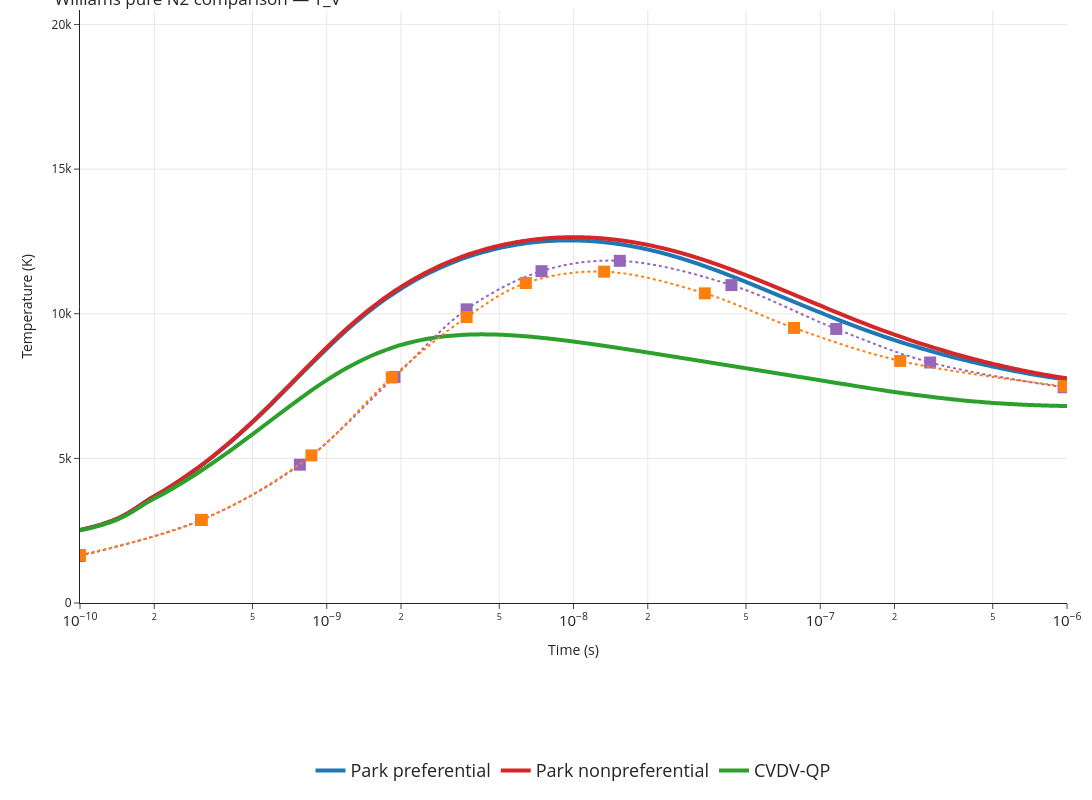
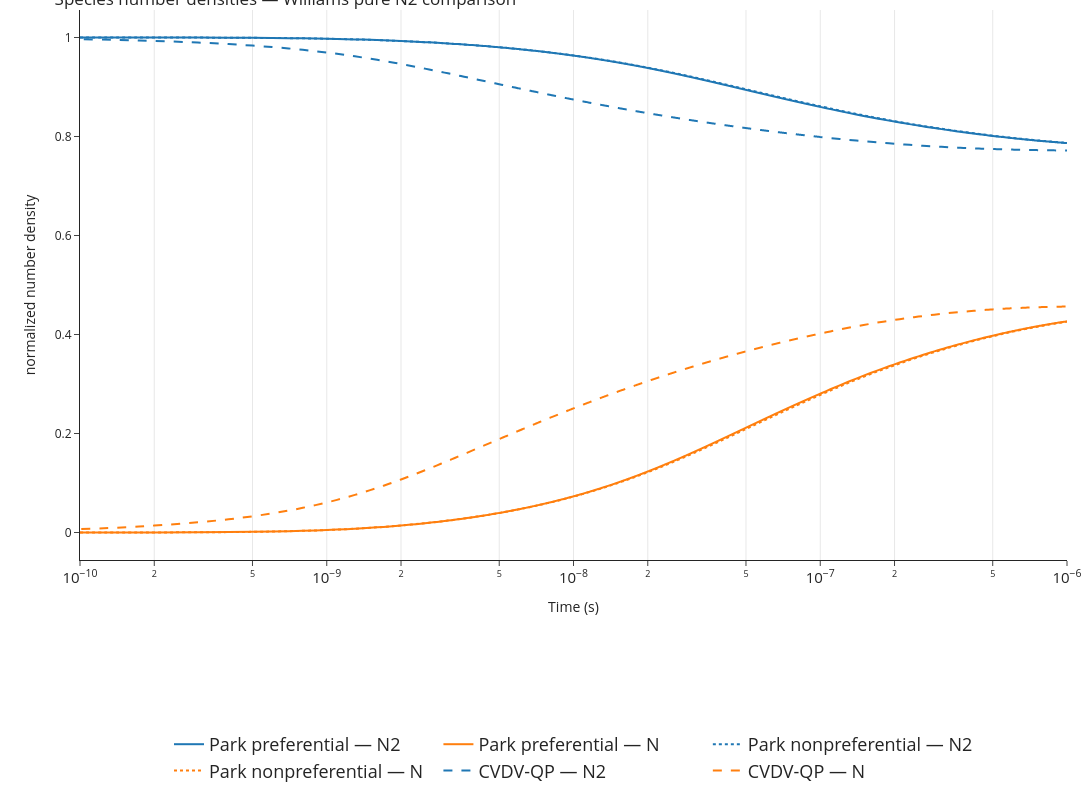

Here is the notebook cell these charts were saved with, in order:
### Code cell
make_temperature_comparison_plot(
    results=n2_results,
    reference_csv=RESULTS_DIR / "williams_figure_1_n2.csv",
    title_prefix="Williams pure N2 comparison",
    yaxis_range=[0, 20500],
    xaxis_range=[-10, -6],
    output_stem="williams_n2_comparison",
).show()

make_species_comparison_plot(
    results=n2_results,
    title="Species number densities — Williams pure N2 comparison",
    xaxis_range=[-10, -6],
)

### Figure 1 — Plotly figure (JSON) as saved in the notebook; plotly's stock layout.template omitted (floating-point values rounded to 4 significant figures; data arrays with more than 128 entries replaced by an {"elided": "..."} marker saying what was removed)
{"data": [{"legendgroup": "park_pref", "line": {"color": "#1f77b4", "shape": "spline", "smoothing": 1, "width": 4}, "mode": "lines", "name": "Park preferential", "showlegend": true, "type": "scatter", "x": {"elided": "1090 float values"}, "y": {"elided": "1090 float values"}}, {"legendgroup": "park_nonpref", "line": {"color": "#d62728", "shape": "spline", "smoothing": 1, "width": 4}, "mode": "lines", "name": "Park nonpreferential", "showlegend": true, "type": "scatter", "x": {"elided": "1090 float values"}, "y": {"elided": "1090 float values"}}, {"legendgroup": "cvdv_qp", "line": {"color": "#2ca02c", "shape": "spline", "smoothing": 1, "width": 4}, "mode": "lines", "name": "CVDV-QP", "showlegend": true, "type": "scatter", "x": {"elided": "1090 float values"}, "y": {"elided": "1090 float values"}}, {"legendgroup": "ref_htr_nonpreferential", "line": {"color": "#9467bd", "dash": "dot", "shape": "spline", "smoothing": 1}, "marker": {"color": "#9467bd", "size": 12, "symbol": "square"}, "mode": "markers+lines", "name": "htr_nonpreferential", "showlegend": false, "type": "scatter", "x": [9.937e-11, 3.098e-10, 7.781e-10, 1.881e-09, 3.689e-09, 7.419e-09, 1.54e-08, 4.365e-08, 1.161e-07, 2.789e-07, 9.687e-07], "y": [1624.0, 2872.0, 4781.0, 7814.0, 10150.0, 11470.0, 11830.0, 10990.0, 9474.0, 8314.0, 7458.0]}, {"legendgroup": "ref_htr_preferential", "line": {"color": "#ff7f0e", "dash": "dot", "shape": "spline", "smoothing": 1}, "marker": {"color": "#ff7f0e", "size": 12, "symbol": "square"}, "mode": "markers+lines", "name": "htr_preferential", "showlegend": false, "type": "scatter", "x": [1e-10, 3.117e-10, 8.668e-10, 1.834e-09, 3.689e-09, 6.411e-09, 1.331e-08, 3.407e-08, 7.831e-08, 2.109e-07, 9.749e-07], "y": [1659.0, 2872.0, 5103.0, 7797.0, 9884.0, 11060.0, 11450.0, 10700.0, 9509.0, 8368.0, 7493.0]}], "layout": {"height": 800, "legend": {"bordercolor": "white", "borderwidth": 1, "font": {"size": 18}, "orientation": "h", "x": 0.5, "xanchor": "center", "y": -0.25, "yanchor": "top"}, "margin": {"b": 100, "l": 80, "r": 10, "t": 10}, "title": {"text": "Williams pure N2 comparison — T_V"}, "width": 1200, "xaxis": {"exponentformat": "power", "range": [-10, -6], "showexponent": "all", "showgrid": true, "title": {"text": "Time (s)"}, "type": "log"}, "yaxis": {"range": [0, 20500], "showgrid": true, "title": {"text": "Temperature (K)"}}}}

### Figure 2 — Plotly figure (JSON) as saved in the notebook; plotly's stock layout.template omitted (floating-point values rounded to 4 significant figures; data arrays with more than 128 entries replaced by an {"elided": "..."} marker saying what was removed)
{"data": [{"line": {"color": "#1f77b4", "dash": "solid", "shape": "spline", "smoothing": 1}, "mode": "lines", "name": "Park preferential — N2", "type": "scatter", "x": {"elided": "1090 float values"}, "y": {"elided": "1090 float values"}}, {"line": {"color": "#ff7f0e", "dash": "solid", "shape": "spline", "smoothing": 1}, "mode": "lines", "name": "Park preferential — N", "type": "scatter", "x": {"elided": "1090 float values"}, "y": {"elided": "1090 float values"}}, {"line": {"color": "#1f77b4", "dash": "dot", "shape": "spline", "smoothing": 1}, "mode": "lines", "name": "Park nonpreferential — N2", "type": "scatter", "x": {"elided": "1090 float values"}, "y": {"elided": "1090 float values"}}, {"line": {"color": "#ff7f0e", "dash": "dot", "shape": "spline", "smoothing": 1}, "mode": "lines", "name": "Park nonpreferential — N", "type": "scatter", "x": {"elided": "1090 float values"}, "y": {"elided": "1090 float values"}}, {"line": {"color": "#1f77b4", "dash": "dash", "shape": "spline", "smoothing": 1}, "mode": "lines", "name": "CVDV-QP — N2", "type": "scatter", "x": {"elided": "1090 float values"}, "y": {"elided": "1090 float values"}}, {"line": {"color": "#ff7f0e", "dash": "dash", "shape": "spline", "smoothing": 1}, "mode": "lines", "name": "CVDV-QP — N", "type": "scatter", "x": {"elided": "1090 float values"}, "y": {"elided": "1090 float values"}}], "layout": {"height": 800, "legend": {"bordercolor": "white", "borderwidth": 1, "font": {"size": 18}, "orientation": "h", "x": 0.5, "xanchor": "center", "y": -0.3, "yanchor": "top"}, "margin": {"b": 120, "l": 80, "r": 10, "t": 10}, "title": {"text": "Species number densities — Williams pure N2 comparison"}, "width": 1200, "xaxis": {"exponentformat": "power", "range": [-10, -6], "showexponent": "all", "showgrid": true, "title": {"text": "Time (s)"}, "type": "log"}, "yaxis": {"title": {"text": "normalized number density"}}}}
